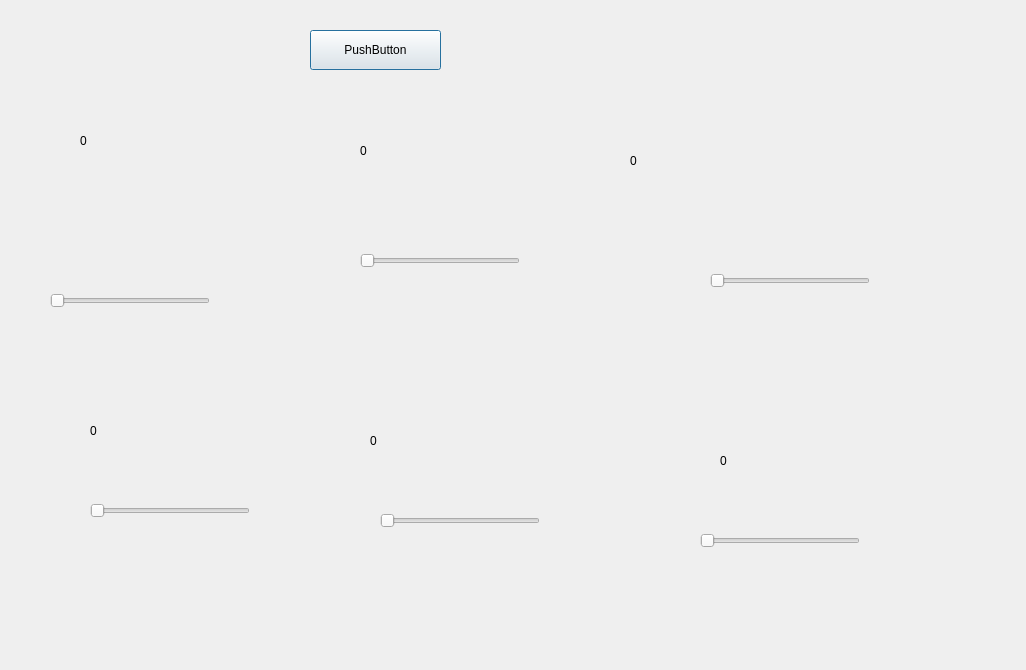
<?xml version="1.0" encoding="UTF-8"?>
<ui version="4.0">
 <class>Dialog</class>
 <widget class="QDialog" name="Dialog">
  <property name="geometry">
   <rect>
    <x>0</x>
    <y>0</y>
    <width>1026</width>
    <height>670</height>
   </rect>
  </property>
  <property name="windowTitle">
   <string>Dialog</string>
  </property>
  <widget class="QPushButton" name="pushButton">
   <property name="geometry">
    <rect>
     <x>310</x>
     <y>30</y>
     <width>131</width>
     <height>40</height>
    </rect>
   </property>
   <property name="text">
    <string>PushButton</string>
   </property>
  </widget>
  <widget class="QLabel" name="label">
   <property name="geometry">
    <rect>
     <x>80</x>
     <y>130</y>
     <width>99</width>
     <height>21</height>
    </rect>
   </property>
   <property name="text">
    <string>0</string>
   </property>
  </widget>
  <widget class="QLabel" name="label_2">
   <property name="geometry">
    <rect>
     <x>360</x>
     <y>140</y>
     <width>99</width>
     <height>21</height>
    </rect>
   </property>
   <property name="text">
    <string>0</string>
   </property>
  </widget>
  <widget class="QLabel" name="label_3">
   <property name="geometry">
    <rect>
     <x>630</x>
     <y>150</y>
     <width>99</width>
     <height>21</height>
    </rect>
   </property>
   <property name="text">
    <string>0</string>
   </property>
  </widget>
  <widget class="QSlider" name="horizontalSlider">
   <property name="geometry">
    <rect>
     <x>50</x>
     <y>290</y>
     <width>160</width>
     <height>22</height>
    </rect>
   </property>
   <property name="orientation">
    <enum>Qt::Horizontal</enum>
   </property>
  </widget>
  <widget class="QSlider" name="horizontalSlider_2">
   <property name="geometry">
    <rect>
     <x>360</x>
     <y>250</y>
     <width>160</width>
     <height>22</height>
    </rect>
   </property>
   <property name="orientation">
    <enum>Qt::Horizontal</enum>
   </property>
  </widget>
  <widget class="QSlider" name="horizontalSlider_3">
   <property name="geometry">
    <rect>
     <x>710</x>
     <y>270</y>
     <width>160</width>
     <height>22</height>
    </rect>
   </property>
   <property name="orientation">
    <enum>Qt::Horizontal</enum>
   </property>
  </widget>
  <widget class="QSlider" name="horizontalSlider_4">
   <property name="geometry">
    <rect>
     <x>90</x>
     <y>500</y>
     <width>160</width>
     <height>22</height>
    </rect>
   </property>
   <property name="orientation">
    <enum>Qt::Horizontal</enum>
   </property>
  </widget>
  <widget class="QSlider" name="horizontalSlider_5">
   <property name="geometry">
    <rect>
     <x>380</x>
     <y>510</y>
     <width>160</width>
     <height>22</height>
    </rect>
   </property>
   <property name="orientation">
    <enum>Qt::Horizontal</enum>
   </property>
  </widget>
  <widget class="QSlider" name="horizontalSlider_6">
   <property name="geometry">
    <rect>
     <x>700</x>
     <y>530</y>
     <width>160</width>
     <height>22</height>
    </rect>
   </property>
   <property name="orientation">
    <enum>Qt::Horizontal</enum>
   </property>
  </widget>
  <widget class="QLabel" name="label_4">
   <property name="geometry">
    <rect>
     <x>90</x>
     <y>420</y>
     <width>99</width>
     <height>21</height>
    </rect>
   </property>
   <property name="text">
    <string>0</string>
   </property>
  </widget>
  <widget class="QLabel" name="label_5">
   <property name="geometry">
    <rect>
     <x>370</x>
     <y>430</y>
     <width>99</width>
     <height>21</height>
    </rect>
   </property>
   <property name="text">
    <string>0</string>
   </property>
  </widget>
  <widget class="QLabel" name="label_6">
   <property name="geometry">
    <rect>
     <x>720</x>
     <y>450</y>
     <width>99</width>
     <height>21</height>
    </rect>
   </property>
   <property name="text">
    <string>0</string>
   </property>
  </widget>
 </widget>
 <layoutdefault spacing="6" margin="11"/>
 <resources/>
 <connections/>
</ui>
